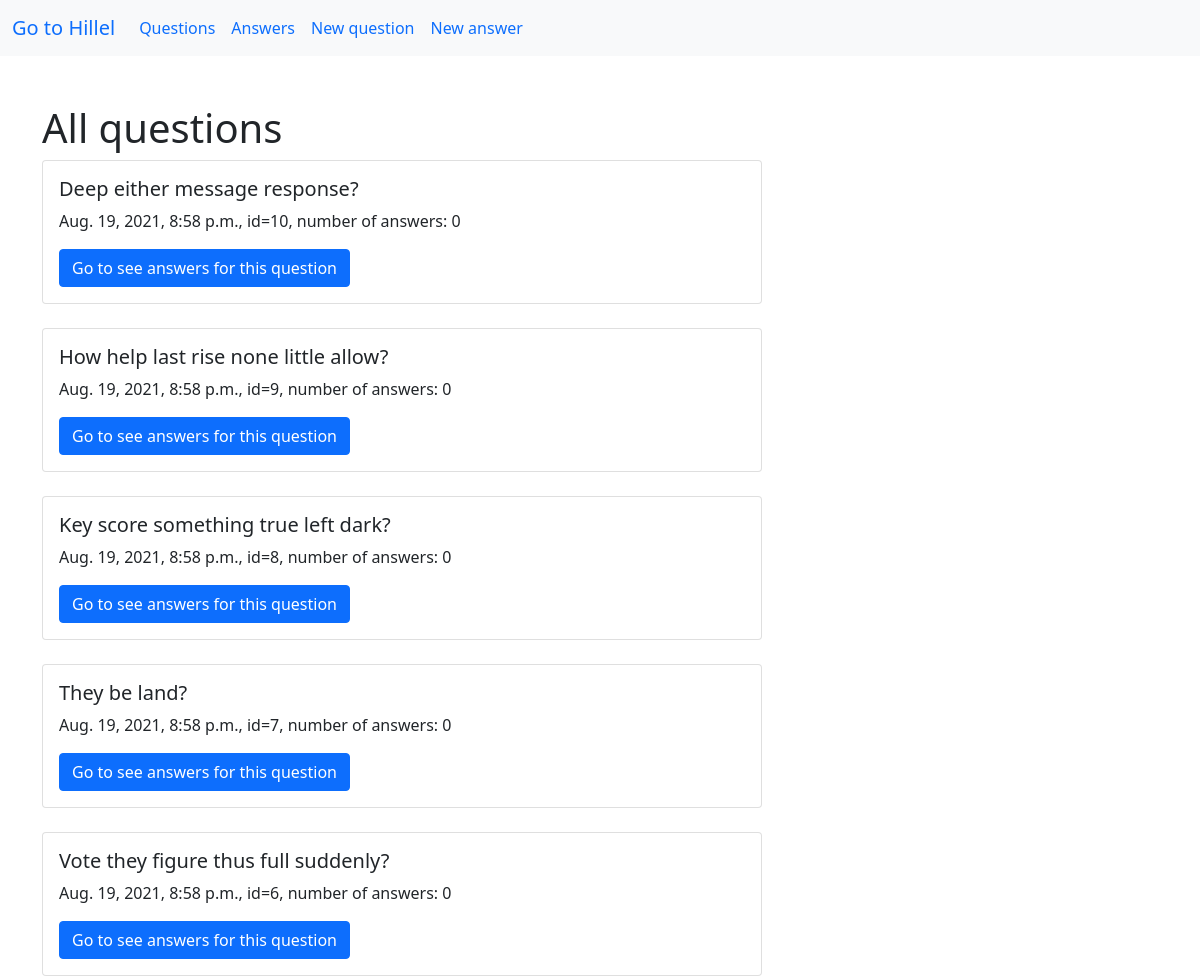
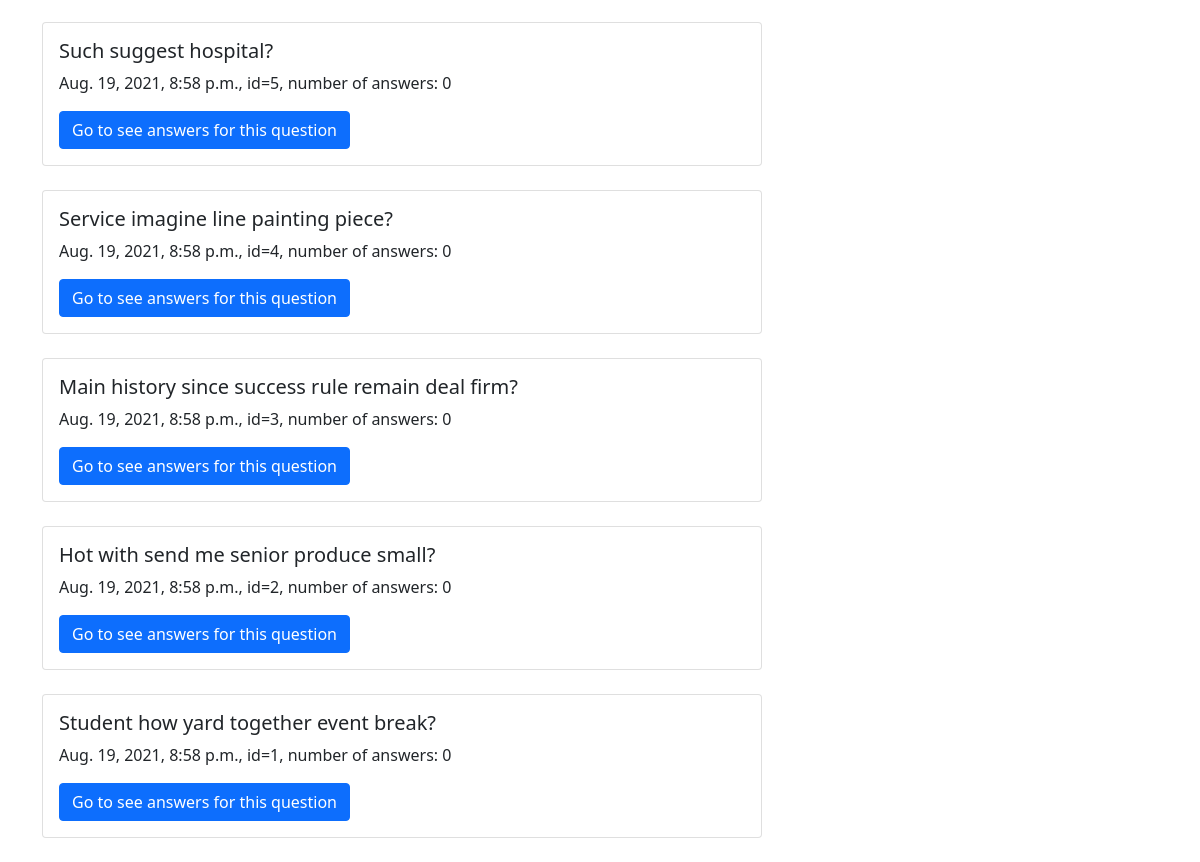
Before: / with the older database file (2 pictures, top to bottom).
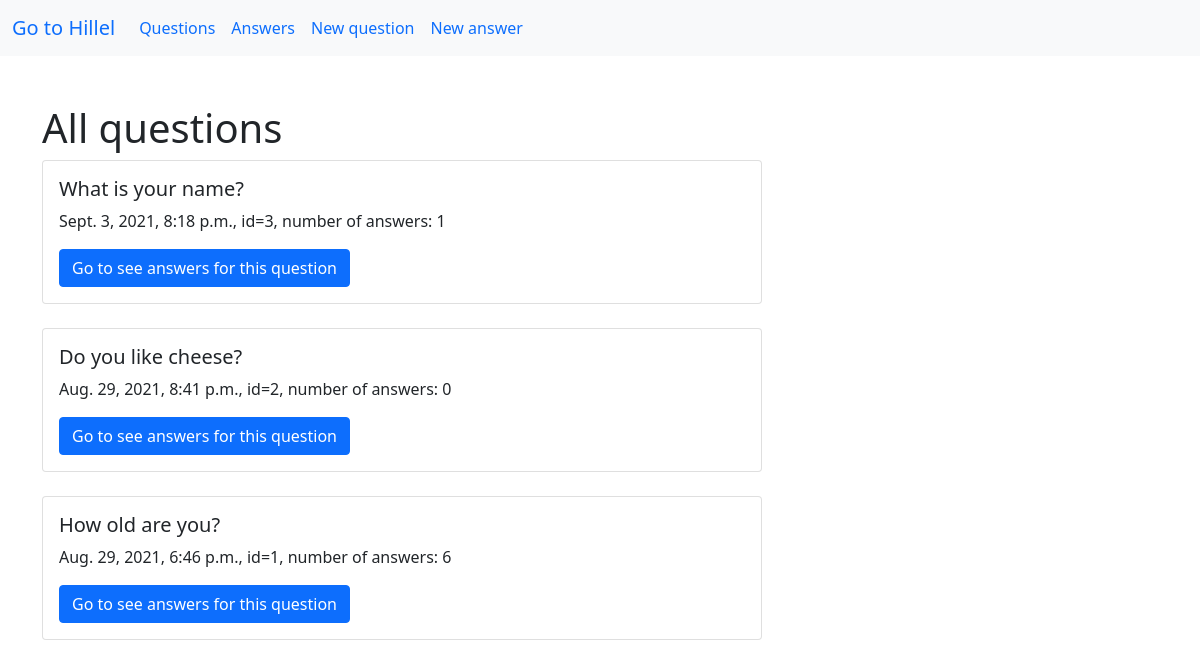
After: the same page with the newer database file.
### poll/models.py (models this page shows, shortened)
class Question(models.Model):
    question_text = models.CharField(max_length=200)
    time_poll = models.DateTimeField('date published', auto_now_add=True)
    opened = models.BooleanField(default=True)
    class Meta:
        ordering = ['time_poll',]

### poll/views.py (the view)
# urls.py: path('', index_view, name='questions'),
def index_view(request):
    questions = Question.objects.all().order_by('-time_poll')
    return render(request, 'poll/index.html', context={"questions": questions})

### poll/templates/poll/index.html (shortened to what this page needs)
{% extends 'poll/base_poll.html' %}
{% block content%}
    <h1 class="mb-10">All questions</h1>
    {% for question in questions %}
        <div class="card mb-4" style="width: 45rem;">
            <div class="card-body">
                <h5 class="card-title">{{ question.question_text}}</h5>
                <p class="card-text">{{ question.time_poll }}, id={{ question.id }}, number of answers: {{ question.choice_set.count }}</p>
                <a href="{% url 'question_details' question.id %}" class="btn btn-primary">Go to see answers for this question</a>
            </div>
        </div>
    {% endfor %}
{% endblock %}

### poll/templates/poll/base_poll.html
{% extends 'base.html' %}

### templates/base.html (shortened to what this page needs)
<!doctype html>
<html lang="en">
<head>
    <link href="https://cdn.jsdelivr.net/npm/bootstrap@5.1.0/dist/css/bootstrap.min.css" rel="stylesheet">
</head>
<body>
<nav class="navbar navbar-expand-lg navbar-primary bg-light">
  <div class="container-fluid">
    <a class="navbar-brand" href="https://odessa.ithillel.ua/ua">Go to Hillel</a>
    <div class="collapse navbar-collapse" id="navbarSupportedContent">
      <ul class="navbar-nav me-auto mb-2 mb-lg-0">
        <li class="nav-item">
          <a class="nav-link active" aria-current="page" href="{% url 'questions' %}">Questions</a>
        </li>
        <li class="nav-item">
          <a class="nav-link active" aria-current="page" href="{% url 'answers' %}">Answers</a>
        </li>
        <li class="nav-item">
          <a class="nav-link active" aria-current="page" href="{% url 'new_question' %}">New question</a>
        </li>
        <li class="nav-item">
          <a class="nav-link active" aria-current="page" href="{% url 'new_answer' %}">New answer</a>
        </li>
      </ul>
    </div>
  </div>
</nav>
<div class="container mt-5">
    <div class="row">
        <div class="col-10 offset">
             {% block content %}{% endblock %}
        </div>
    </div>
</div>
</body>
</html>

Changed rows visible on the page:
removed Question: question_text "Deep either message response?", time_poll "Aug. 19, 2021, 8:58 p.m.", id "10", choice_set.count "0"
removed Question: question_text "How help last rise none little allow?", time_poll "Aug. 19, 2021, 8:58 p.m.", id "9", choice_set.count "0"
removed Question: question_text "Key score something true left dark?", time_poll "Aug. 19, 2021, 8:58 p.m.", id "8", choice_set.count "0"
removed Question: question_text "They be land?", time_poll "Aug. 19, 2021, 8:58 p.m.", id "7", choice_set.count "0"
removed Question: question_text "Vote they figure thus full suddenly?", time_poll "Aug. 19, 2021, 8:58 p.m.", id "6", choice_set.count "0"
removed Question: question_text "Such suggest hospital?", time_poll "Aug. 19, 2021, 8:58 p.m.", id "5", choice_set.count "0"
removed Question: question_text "Service imagine line painting piece?", time_poll "Aug. 19, 2021, 8:58 p.m.", id "4", choice_set.count "0"
changed Question id 3: question_text "Main history since success rule remain deal firm?" → "What is your name?"; time_poll "Aug. 19, 2021, 8:58 p.m." → "Sept. 3, 2021, 8:18 p.m."; choice_set.count "0" → "1"
changed Question id 2: question_text "Hot with send me senior produce small?" → "Do you like cheese?"; time_poll "Aug. 19, 2021, 8:58 p.m." → "Aug. 29, 2021, 8:41 p.m."
changed Question id 1: question_text "Student how yard together event break?" → "How old are you?"; time_poll "Aug. 19, 2021, 8:58 p.m." → "Aug. 29, 2021, 6:46 p.m."; choice_set.count "0" → "6"
